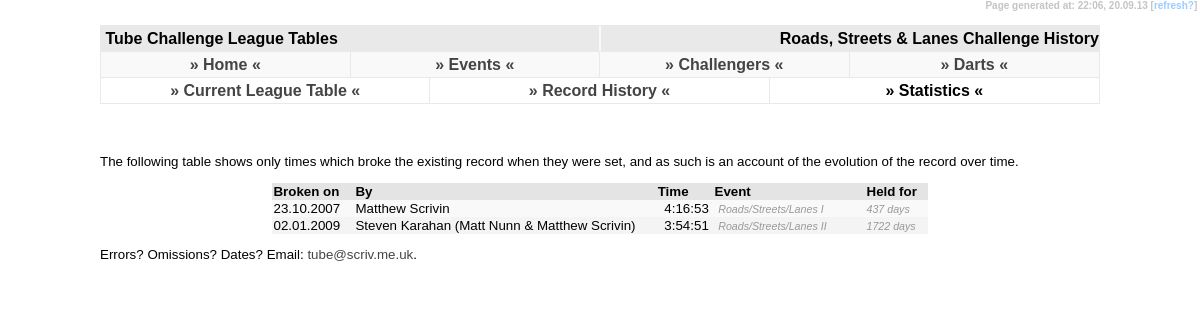
The page /roadsstreetslanes/history/index.php on the database its author committed.
### tables this page shows
CREATE TABLE IF NOT EXISTS `tc_data` (
  `tc_challenge` varchar(3) NOT NULL DEFAULT '',
  `tc_name` varchar(255) NOT NULL DEFAULT '',
  `tc_hours` tinyint(2) NOT NULL DEFAULT '0',
  `tc_mins` tinyint(2) NOT NULL DEFAULT '0',
  `tc_sec` tinyint(2) NOT NULL DEFAULT '0',
  `tc_event` varchar(255) DEFAULT NULL,
  `tc_date` date DEFAULT NULL,
  `tc_fn_station_count` smallint(4) DEFAULT NULL,
  `tc_fn274_excluded_station` varchar(3) DEFAULT NULL,
  `tc_fn_gwr` char(1) DEFAULT NULL,
  `tc_uid` int(4) NOT NULL AUTO_INCREMENT,
  `tc_pending_yn` char(1) NOT NULL DEFAULT 'N',
  `tc_upd_id` varchar(3) NOT NULL DEFAULT '',
  `tc_upd_date` timestamp NOT NULL DEFAULT CURRENT_TIMESTAMP ON UPDATE CURRENT_TIMESTAMP,
  PRIMARY KEY (`tc_uid`)
);

### roadsstreetslanes/history/index.php (the view, shortened to what this page needs)
<!DOCTYPE html PUBLIC "-//W3C//DTD XHTML 1.0 Strict//EN" "http://www.w3.org/TR/xhtml1/DTD/xhtml1-strict.dtd">
<html xmlns="http://www.w3.org/1999/xhtml" xml:lang="en">
<head>
  <link rel="stylesheet" title="Default" type="text/css" href="../../default.css" />
</head>
<body><div id="temps">Page generated at: <?php echo date("H:i"); ?>,&nbsp;<?php echo date("d.m.y"); ?>&nbsp;[<a class="text" href="javascript:location.reload()">refresh?</a>]&nbsp;</div>
<div id="header1">&nbsp;Tube Challenge League Tables</div>
<div id="header2">&nbsp;Roads, Streets &amp; Lanes Challenge History</div>
<?php
	include('../../menu.php');
	include('../../submenu.php');
?>
<div id="content">
	<h3>&nbsp;</h3>
<p>The following table shows only times which broke the existing record when they were set, and as such is an account of the evolution of the record over time.</p>
			<table align="center" border="0" cellpadding="1" cellspacing="0">
				<tr class="newshead">
					<td width="80">Broken on</td>
					<td>By</td>
					<td align="center">Time&nbsp;</td>
					<td width="150">Event</td>
					<td width="60">Held for</td>
				</tr>
				<?php
					$query = "SELECT * FROM tc_data WHERE tc_challenge = 'RSL' AND tc_date is not null ORDER BY tc_date, tc_hours, tc_mins, tc_sec";
					$fnc = mysql_query($query) or die("Select Failed! [302]");
					$fncpos = 0;
						$prevhr = 19;
						$prevmin = 57;
						$prevsec = 47;
					while ($fncdata = mysql_fetch_array($fnc)) {
						$fncpos++;
						if(mktime($fncdata['tc_hours'], $fncdata['tc_mins'], $fncdata['tc_sec']) < mktime($prevhr, $prevmin, $prevsec)){
						if ($fncpos > 1){
						?>
					<td><i><?php $diff = (date("U", strtotime($fncdata['tc_date'])) - $prevdate)/86400; echo round($diff); ?> days</i></td>
				</tr><?php } ?>
				<tr class="row<?php if($fncpos%2 != 0){ echo "1"; } else { echo "2"; } ?>">
					<td><?php if ($fncdata['tc_date']){ echo date("d.m.Y", strtotime($fncdata['tc_date']));} ?></td>
					<td><?php echo $fncdata['tc_name']; ?></td>
					<td width="75" align="right"><?php  echo $fncdata['tc_hours']; ?>:<?php  echo $fncdata['tc_mins']; ?>:<?php  echo $fncdata['tc_sec']; ?></td>
					<td>&nbsp;<i><?php echo $fncdata['tc_event']; ?></i></td>
				<?php	$prevhr = $fncdata['tc_hours'];
						$prevmin = $fncdata['tc_mins'];
						$prevsec = $fncdata['tc_sec'];
						$prevdate = date("U", strtotime($fncdata['tc_date']));
					} } ?>
					<td><i><?php $diff = (date("U", strtotime(date("Y-m-d"))) - $prevdate)/86400; echo round($diff); ?> days</i></td>
				</tr>
			</table>
<p>Errors? Omissions? Dates? Email: <a href="mailto:tube@scriv.me.uk">tube&#64;scriv.me.uk</a>.</p>
</div>
</body>
</html>

### default.css (style rules this page uses)
body { padding: 0; margin: 0; font-family: Trebuchet MS, Arial, Verdana, Helvetica, Calibri, sans-serif; background-color: #fff; font-weight: bold; }
#header1 { position: absolute; height: 25px; border-right: solid 1px #f9f9f9; border-left: solid 1px #e9e9e9; border-top: solid 1px #e9e9e9; border-bottom: solid 1px #e9e9e9; left: 100px; right: 50%; top: 25px; background-color: #e9e9e9; line-height: 25px; vertical-align: middle; }
#header2 { position: absolute; height: 25px; border-left: solid 1px #f9f9f9; border-right: solid 1px #e9e9e9; border-top: solid 1px #e9e9e9; border-bottom: solid 1px #e9e9e9; left: 50%; right: 100px; top: 25px; background-color: #e9e9e9; border-width: 1px; line-height: 25px; vertical-align: middle; text-align: right; }
#content { position: absolute; left: 100px; right: 100px; top: 108px; font-weight: normal; font-size: 10pt; text-align: justify; }
#temps { text-align: right; color: #c4c4c4; font-size: 7.5pt; position: absolute; right: 0px; height: 15px; top: 0px; margin: 0px 0px; vertical-align: middle; background-color: #ffffff; }
.newshead { background-color: #e4e4e4; vertical-align: middle; font-weight: bold; }
.row1 { background-color: #f9f9f9; }
.row2 { background-color: #f4f4f4; }
i { font-size: 8pt; color: #999999; }
a:link { color: #444444; text-decoration: none; }
a.text:link { color: #99ccff; text-decoration: none; }
h3 { padding-top: 15px; margin: 0; }

### rows shown on the page
tc_data: tc_date "23.10.2007", tc_name "Matthew Scrivin", tc_hours "4", tc_mins "16", tc_sec "53", tc_event "Roads/Streets/Lanes I"
tc_data: diff "437", tc_date "02.01.2009", tc_name "Steven Karahan (Matt Nunn & Matthew Scrivin)", tc_hours "3", tc_mins "54", tc_sec "51", tc_event "Roads/Streets/Lanes II", tc_date "1722"
